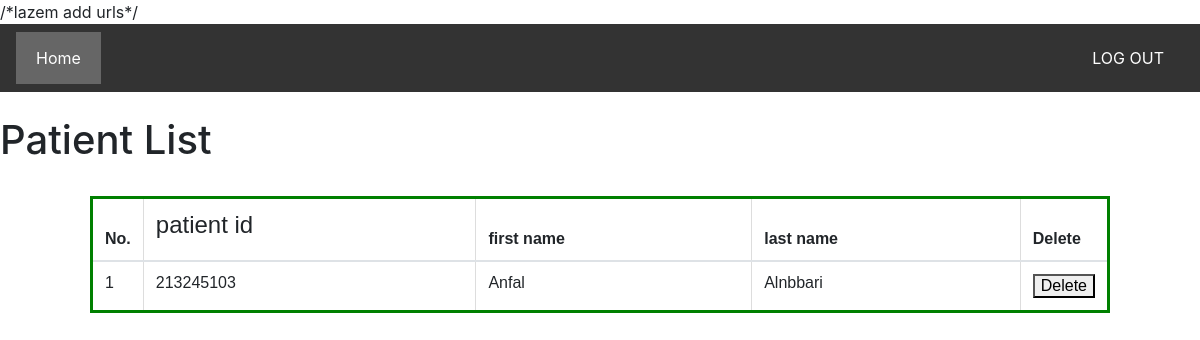
The app's page /patientList/, older data.
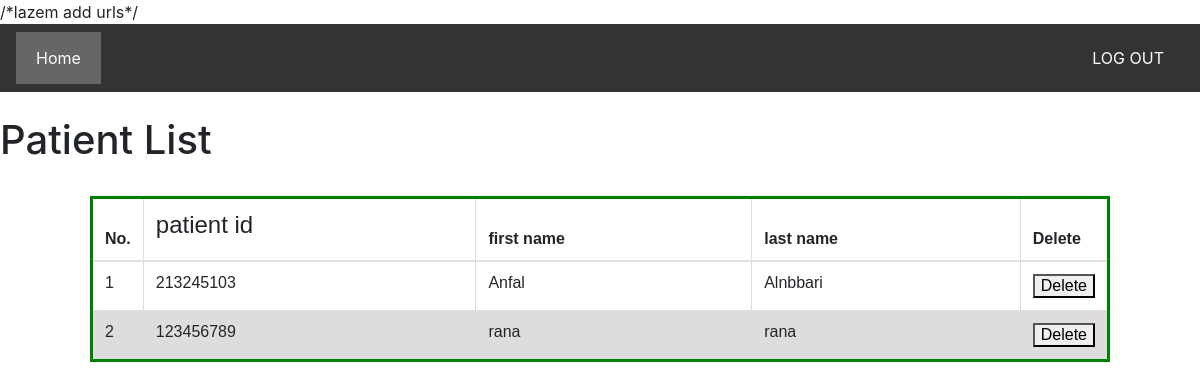
The same page, newer data.
### core/models.py (models this page shows)
class patient_a(models.Model):
    patientֹID=models.CharField(max_length=20,primary_key=True)
    First_name=models.CharField(max_length=20,null = True)
    Last_name=models.CharField(max_length=20,null = True)
    Phone_Number=models.CharField(max_length=10,null=True)
    Address=models.TextField(max_length=50,null=True)
    Email_Address=models.CharField(max_length=30,null=True)
    Birth_Date=models.DateField(null=True)
    password_patientֹ=models.CharField(max_length=20,null = True)
    class Meta:
        db_table = 'patient_a'
    def __str__(self):
        return self.patientֹID

### core/views.py (the view)
# urls.py: path('patientList/',patientList.as_view(),name="patientList"),
class patientList(ListView):
    model = patient_a
    template_name = 'patientList.html'

### Templates/patientList.html (shortened to what this page needs)
<div class="navbar">
  <a href="{% url 'index'%} " class="active">Home</a>
  <a href="#" class="right">LOG OUT</a>
</div>
<head>
  <link rel="stylesheet" type="text/css" href="https://stackpath.bootstrapcdn.com/bootstrap/4.5.2/css/bootstrap.min.css">
</head>
<div class="header">
  <br>
  <h1>  Patient List</h1>
  <br>
</div>
    <table class='table' style="  width: 85%; ">
        <thead>
          <tr>
            <th style="width:5%">No.</th>
            <th><h4>patient id</h4></th>
            <th>first name</th>
            <th>last name </th>
            <th style="width:5%">Delete</th>
          </tr>
        </thead>
        {% for patient_a in object_list %}
        <tr>
          <td>{{ forloop.counter }}</td>
          <td>{{ patient_a }}</td>
          <td>{{ patient_a.First_name }}</td>
          <td>{{ patient_a.Last_name }}</td>
          <td><button onclick="return confirmDelete()">Delete</button>
            </td>
        </tr>
      {% endfor %}
    </table>

Row changes from the older to the newer data that the page shows:
added patient_a: patient_a "123456789", First_name "rana", Last_name "rana"
